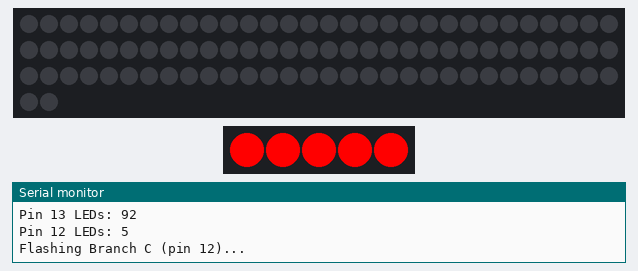
The sketch below on a simulated Arduino Nano, built with avr-gcc and run on an emulated ATmega328P. On the bench: 92 RGB LEDs in strip order, left to right, continuing on the next row, 5 RGB LEDs in strip order, left to right, the last lines printed to the serial monitor.

Above: at 1.1 s.
At 3.1 s:
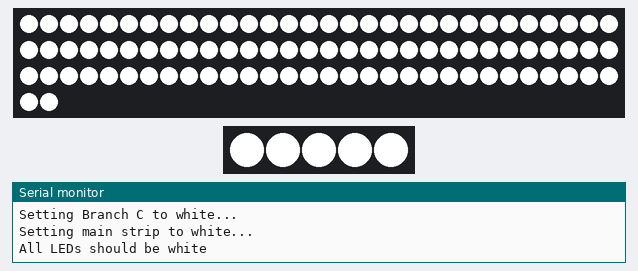
Timing chart, 0 to 4.6 s (numbered marks = the images above):
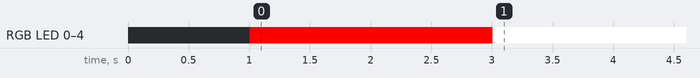

Measured:
- by itself, RGB LED 0–4: off → RGB(255, 0, 0) at 1.0 s, → RGB(255, 255, 255) 2.0 s later
- what the display in image 0 shows lasts 2.0 s, from 1.0 s to 3.0 s

The sketch:

all_white.ino
```cpp
/*
 * All White Test
 * Lights all LEDs solid white
 */

#include <Adafruit_NeoPixel.h>

#define LED_PIN_MAIN 13
#define LED_PIN_BRANCH_C 12

#define TOTAL_LEDS_MAIN 92
#define BRANCH_C_LEDS 5

Adafruit_NeoPixel stripMain(TOTAL_LEDS_MAIN, LED_PIN_MAIN, NEO_GRB + NEO_KHZ800);
Adafruit_NeoPixel stripBranchC(BRANCH_C_LEDS, LED_PIN_BRANCH_C, NEO_GRB + NEO_KHZ800);

void setup() {
  Serial.begin(115200);
  delay(1000);
  Serial.println("All White Test");
  Serial.print("Pin 13 LEDs: ");
  Serial.println(TOTAL_LEDS_MAIN);
  Serial.print("Pin 12 LEDs: ");
  Serial.println(BRANCH_C_LEDS);

  stripMain.begin();
  stripMain.setBrightness(255);  // Full brightness
  stripMain.clear();

  stripBranchC.begin();
  stripBranchC.setBrightness(255);  // Full brightness
  stripBranchC.clear();

  // Flash Branch C first to test
  Serial.println("Flashing Branch C (pin 12)...");
  for (int i = 0; i < BRANCH_C_LEDS; i++) {
    stripBranchC.setPixelColor(i, stripBranchC.Color(255, 0, 0));  // Red first
  }
  stripBranchC.show();
  delay(2000);

  // Then white
  Serial.println("Setting Branch C to white...");
  for (int i = 0; i < BRANCH_C_LEDS; i++) {
    stripBranchC.setPixelColor(i, stripBranchC.Color(255, 255, 255));
  }
  stripBranchC.show();

  // Set main strip to white
  Serial.println("Setting main strip to white...");
  for (int i = 0; i < TOTAL_LEDS_MAIN; i++) {
    stripMain.setPixelColor(i, stripMain.Color(255, 255, 255));
  }
  stripMain.show();

  Serial.println("All LEDs should be white");
}

void loop() {
  // Nothing - just stay white
  delay(1000);
}
```
